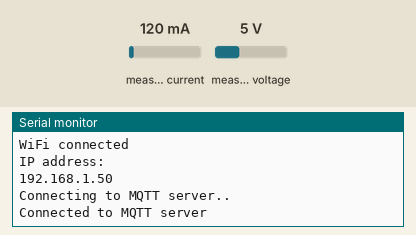
The sketch below on a simulated ESP8266 (NodeMCU). Shown: the last lines printed to the serial monitor. The test bench sets the inputs (shaded band); at power-on: measured current 120 mA, measured voltage 5 V. WiFi joins after 1.5 s; servers stay silent unless stated; no MQTT or app messages arrive unless stated.

Above: at 2.7 s.
2.8 s: measured current set to 40 mA
At 11.2 s:
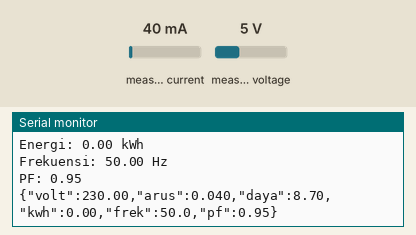
11.5 s: measured voltage set to 0.3 V
16.1 s: measured current set to 500 mA
At 21.6 s:
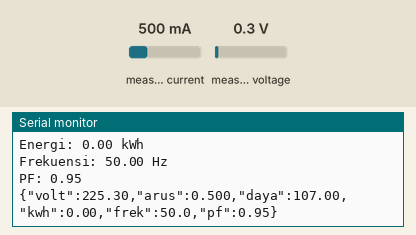

Measured:
- after the input at 2.8 s, the serial monitor: prints a new line after 7.3 s (image 1)
- after the input at 16.1 s, the serial monitor: prints a new line after 4.0 s (image 2)

The sketch:

pzem_mqtt_elkadaya.ino
```cpp
#include <ESP8266WiFi.h>
#include <PubSubClient.h>
#include <PZEM004Tv30.h>

// Gunakan Serial2 (software serial) karena Serial0 digunakan untuk debug
#include <SoftwareSerial.h>
SoftwareSerial pzemSerial(D6, D7); // RX, TX → sesuaikan pin!

PZEM004Tv30 pzem(pzemSerial);


const char *ssid =  "WesGakUsah";   // cannot be longer than 32 characters!
const char *pass =  "1234567890";   //


const char *mqtt_server = "test.mosquitto.org";
const int mqtt_port = 1883;
const char *mqtt_user = "";
const char *mqtt_pass = "";
const char *mqtt_client_name = "ahocool123"; // Client connections cant have the same connection name

// timer mqtt
unsigned long lastMsg = 0;
#define MSG_DELAY 10000
#define TOPIK "/aisi555/pzem"

WiFiClient wclient;
PubSubClient client(wclient);

void setup() {


  pzemSerial.begin(9600);
  // atur alamat Modbus pzem
  pzem.setAddress(0x01);
  // parameter MQTT
  client.setServer(mqtt_server, mqtt_port);
  //serial debug
  Serial.begin(9600);
  delay(10);

  Serial.println();
  Serial.println();
  setupwifi();
}

void setupwifi()
{
   if (WiFi.status() != WL_CONNECTED) {
    Serial.print("Connecting to Wifi:  ");
    Serial.print(ssid);
    Serial.println("...");
    WiFi.begin(ssid, pass);

    if (WiFi.waitForConnectResult() != WL_CONNECTED)
      return;
    Serial.println("WiFi connected");
    Serial.println("IP address: ");
    Serial.println(WiFi.localIP());
  }
}

void reconnectmqtt()
{


      Serial.println("Connecting to MQTT server..");

      if (client.connect(mqtt_client_name,mqtt_user, mqtt_pass)) {
        Serial.println("Connected to MQTT server");
      } else {
        Serial.println("Could not connect to MQTT server");
      }


}

void loop() {

  if (!client.connected())
   {
    reconnectmqtt();
   }
   else client.loop();


  // Kirim pzem tiap 10 detik
  unsigned long now = millis();
  if (now - lastMsg > MSG_DELAY) {
    lastMsg = now;
    kirim_pzem();
  }
}


void kirim_pzem()
{

  float voltage = pzem.voltage();
  float current = pzem.current();
  float power = pzem.power();
  float energy = pzem.energy();
  float frequency = pzem.frequency();
  float pf = pzem.pf();

  if(isnan(voltage)){
    Serial.println("Error membaca PZEM!");
  } else {
    Serial.print("Tegangan: "); Serial.print(voltage); Serial.println(" V");
    Serial.print("Arus: "); Serial.print(current); Serial.println(" A");
    Serial.print("Daya: "); Serial.print(power); Serial.println(" W");
    Serial.print("Energi: "); Serial.print(energy); Serial.println(" kWh");
    Serial.print("Frekuensi: "); Serial.print(frequency); Serial.println(" Hz");
    Serial.print("PF: "); Serial.println(pf);

    String json = "{\"volt\":";
    json += String(voltage, 2);  // 2 angka di belakang koma
    json += ",\"arus\":";
    json += String(current, 3);
    json += ",\"daya\":";
    json += String(power, 2);
    json += ",\"kwh\":";
    json += String(energy, 2);
    json += ",\"frek\":";
    json += String(frequency, 1);
    json += ",\"pf\":";
    json += String(pf, 2);
    json += "}";

    // Kirim via MQTT
    client.publish(TOPIK, json.c_str());

    Serial.println(json); //  lihat di Serial Monitor
  }

}
```
